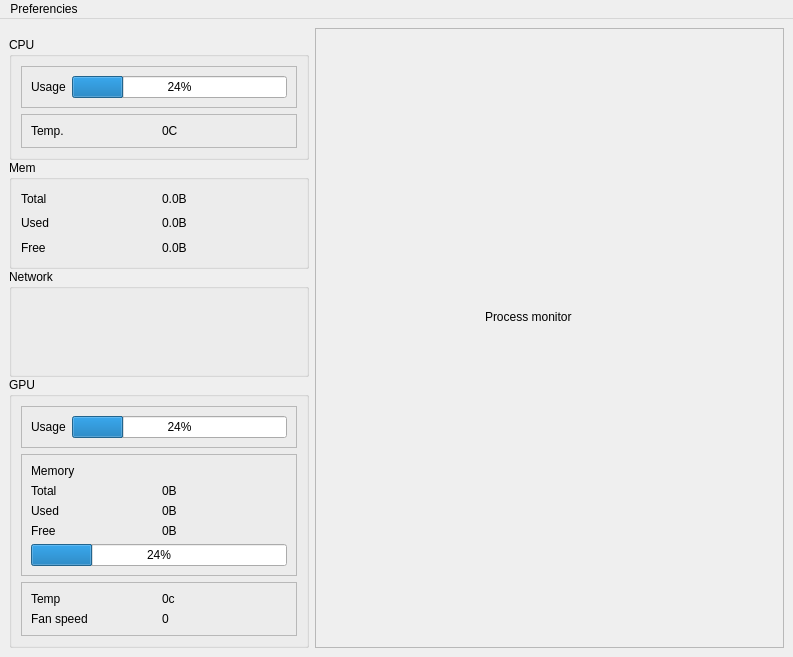
<?xml version="1.0" encoding="UTF-8"?>
<ui version="4.0">
 <class>MainWindow</class>
 <widget class="QMainWindow" name="MainWindow">
  <property name="geometry">
   <rect>
    <x>0</x>
    <y>0</y>
    <width>793</width>
    <height>657</height>
   </rect>
  </property>
  <property name="windowTitle">
   <string>Free monitor</string>
  </property>
  <property name="windowIcon">
   <iconset resource="resources.qrc">
    <normaloff>:/ui/MaterialSymbolsMonitorHeart.svg</normaloff>:/ui/MaterialSymbolsMonitorHeart.svg</iconset>
  </property>
  <widget class="QWidget" name="centralwidget">
   <layout class="QHBoxLayout" name="horizontalLayout">
    <item>
     <widget class="QFrame" name="frame">
      <property name="maximumSize">
       <size>
        <width>300</width>
        <height>16777215</height>
       </size>
      </property>
      <property name="frameShape">
       <enum>QFrame::NoFrame</enum>
      </property>
      <property name="frameShadow">
       <enum>QFrame::Raised</enum>
      </property>
      <layout class="QVBoxLayout" name="verticalLayout">
       <property name="spacing">
        <number>0</number>
       </property>
       <property name="leftMargin">
        <number>0</number>
       </property>
       <property name="rightMargin">
        <number>0</number>
       </property>
       <property name="bottomMargin">
        <number>0</number>
       </property>
       <item>
        <widget class="QFrame" name="frame_7">
         <property name="frameShape">
          <enum>QFrame::NoFrame</enum>
         </property>
         <property name="frameShadow">
          <enum>QFrame::Raised</enum>
         </property>
         <layout class="QVBoxLayout" name="verticalLayout_2">
          <property name="spacing">
           <number>0</number>
          </property>
          <property name="leftMargin">
           <number>0</number>
          </property>
          <property name="topMargin">
           <number>0</number>
          </property>
          <property name="rightMargin">
           <number>0</number>
          </property>
          <property name="bottomMargin">
           <number>0</number>
          </property>
          <item>
           <widget class="QGroupBox" name="groupBox">
            <property name="title">
             <string>CPU</string>
            </property>
            <layout class="QVBoxLayout" name="verticalLayout_3">
             <item>
              <widget class="QFrame" name="frame_3">
               <property name="frameShape">
                <enum>QFrame::StyledPanel</enum>
               </property>
               <property name="frameShadow">
                <enum>QFrame::Raised</enum>
               </property>
               <layout class="QHBoxLayout" name="horizontalLayout_2">
                <item>
                 <widget class="QLabel" name="label">
                  <property name="text">
                   <string>Usage</string>
                  </property>
                 </widget>
                </item>
                <item>
                 <widget class="QProgressBar" name="pb_cpu_freq">
                  <property name="value">
                   <number>24</number>
                  </property>
                 </widget>
                </item>
               </layout>
              </widget>
             </item>
             <item>
              <widget class="QFrame" name="frame_4">
               <property name="frameShape">
                <enum>QFrame::StyledPanel</enum>
               </property>
               <property name="frameShadow">
                <enum>QFrame::Raised</enum>
               </property>
               <layout class="QHBoxLayout" name="horizontalLayout_3">
                <item>
                 <widget class="QLabel" name="label_2">
                  <property name="text">
                   <string>Temp.</string>
                  </property>
                 </widget>
                </item>
                <item>
                 <widget class="QLabel" name="lbl_cpu_temp">
                  <property name="text">
                   <string>0C</string>
                  </property>
                 </widget>
                </item>
               </layout>
              </widget>
             </item>
            </layout>
           </widget>
          </item>
          <item>
           <widget class="QGroupBox" name="groupBox_2">
            <property name="title">
             <string>Mem</string>
            </property>
            <layout class="QGridLayout" name="gridLayout">
             <item row="0" column="0">
              <widget class="QLabel" name="label_3">
               <property name="text">
                <string>Total</string>
               </property>
              </widget>
             </item>
             <item row="0" column="1">
              <widget class="QLabel" name="lbl_mem_total">
               <property name="text">
                <string>0.0B</string>
               </property>
              </widget>
             </item>
             <item row="1" column="1">
              <widget class="QLabel" name="lbl_mem_used">
               <property name="text">
                <string>0.0B</string>
               </property>
              </widget>
             </item>
             <item row="1" column="0">
              <widget class="QLabel" name="label_5">
               <property name="text">
                <string>Used</string>
               </property>
              </widget>
             </item>
             <item row="2" column="0">
              <widget class="QLabel" name="label_7">
               <property name="text">
                <string>Free</string>
               </property>
              </widget>
             </item>
             <item row="2" column="1">
              <widget class="QLabel" name="lbl_mem_free">
               <property name="text">
                <string>0.0B</string>
               </property>
              </widget>
             </item>
            </layout>
           </widget>
          </item>
          <item>
           <widget class="QGroupBox" name="groupBox_5">
            <property name="title">
             <string>Network</string>
            </property>
           </widget>
          </item>
          <item>
           <widget class="QGroupBox" name="groupBox_4">
            <property name="title">
             <string>GPU</string>
            </property>
            <layout class="QVBoxLayout" name="verticalLayout_4">
             <item>
              <widget class="QFrame" name="frame_5">
               <property name="frameShape">
                <enum>QFrame::StyledPanel</enum>
               </property>
               <property name="frameShadow">
                <enum>QFrame::Raised</enum>
               </property>
               <layout class="QHBoxLayout" name="horizontalLayout_4">
                <item>
                 <widget class="QLabel" name="label_9">
                  <property name="text">
                   <string>Usage</string>
                  </property>
                 </widget>
                </item>
                <item>
                 <widget class="QProgressBar" name="pb_gpu_freq">
                  <property name="value">
                   <number>24</number>
                  </property>
                 </widget>
                </item>
               </layout>
              </widget>
             </item>
             <item>
              <widget class="QFrame" name="frame_6">
               <property name="frameShape">
                <enum>QFrame::StyledPanel</enum>
               </property>
               <property name="frameShadow">
                <enum>QFrame::Raised</enum>
               </property>
               <layout class="QGridLayout" name="gridLayout_2">
                <item row="2" column="1">
                 <widget class="QLabel" name="lbl_gpu_men_used">
                  <property name="text">
                   <string>0B</string>
                  </property>
                 </widget>
                </item>
                <item row="1" column="0">
                 <widget class="QLabel" name="label_11">
                  <property name="text">
                   <string>Total</string>
                  </property>
                 </widget>
                </item>
                <item row="1" column="1">
                 <widget class="QLabel" name="lbl_gpu_men_total">
                  <property name="text">
                   <string>0B</string>
                  </property>
                 </widget>
                </item>
                <item row="3" column="1">
                 <widget class="QLabel" name="lbl_gpu_mem_free">
                  <property name="text">
                   <string>0B</string>
                  </property>
                 </widget>
                </item>
                <item row="3" column="0">
                 <widget class="QLabel" name="label_4">
                  <property name="text">
                   <string>Free</string>
                  </property>
                 </widget>
                </item>
                <item row="2" column="0">
                 <widget class="QLabel" name="label_13">
                  <property name="text">
                   <string>Used</string>
                  </property>
                 </widget>
                </item>
                <item row="0" column="0">
                 <widget class="QLabel" name="label_10">
                  <property name="text">
                   <string>Memory</string>
                  </property>
                 </widget>
                </item>
                <item row="4" column="0" colspan="2">
                 <widget class="QProgressBar" name="pb_gpu_mem_percent">
                  <property name="value">
                   <number>24</number>
                  </property>
                 </widget>
                </item>
               </layout>
              </widget>
             </item>
             <item>
              <widget class="QFrame" name="frame_8">
               <property name="frameShape">
                <enum>QFrame::StyledPanel</enum>
               </property>
               <property name="frameShadow">
                <enum>QFrame::Raised</enum>
               </property>
               <layout class="QGridLayout" name="gridLayout_3">
                <item row="0" column="0">
                 <widget class="QLabel" name="label_16">
                  <property name="text">
                   <string>Temp</string>
                  </property>
                 </widget>
                </item>
                <item row="0" column="1">
                 <widget class="QLabel" name="lbl_gpu_temp">
                  <property name="text">
                   <string>0c</string>
                  </property>
                 </widget>
                </item>
                <item row="1" column="0">
                 <widget class="QLabel" name="label_6">
                  <property name="text">
                   <string>Fan speed</string>
                  </property>
                 </widget>
                </item>
                <item row="1" column="1">
                 <widget class="QLabel" name="lbl_gpu_fan_speed">
                  <property name="text">
                   <string>0</string>
                  </property>
                 </widget>
                </item>
               </layout>
              </widget>
             </item>
            </layout>
           </widget>
          </item>
         </layout>
        </widget>
       </item>
      </layout>
     </widget>
    </item>
    <item>
     <widget class="QFrame" name="frame_2">
      <property name="frameShape">
       <enum>QFrame::StyledPanel</enum>
      </property>
      <property name="frameShadow">
       <enum>QFrame::Raised</enum>
      </property>
      <layout class="QHBoxLayout" name="horizontalLayout_6">
       <item>
        <widget class="QStackedWidget" name="stackedWidget">
         <property name="currentIndex">
          <number>0</number>
         </property>
         <widget class="QWidget" name="page">
          <widget class="QLabel" name="label_12">
           <property name="geometry">
            <rect>
             <x>160</x>
             <y>270</y>
             <width>131</width>
             <height>17</height>
            </rect>
           </property>
           <property name="text">
            <string>Process monitor</string>
           </property>
          </widget>
         </widget>
         <widget class="QWidget" name="page_2">
          <widget class="QLabel" name="label_14">
           <property name="geometry">
            <rect>
             <x>150</x>
             <y>250</y>
             <width>141</width>
             <height>17</height>
            </rect>
           </property>
           <property name="text">
            <string>core CPU detail</string>
           </property>
          </widget>
         </widget>
        </widget>
       </item>
      </layout>
     </widget>
    </item>
   </layout>
  </widget>
  <widget class="QMenuBar" name="menuBar">
   <property name="geometry">
    <rect>
     <x>0</x>
     <y>0</y>
     <width>793</width>
     <height>22</height>
    </rect>
   </property>
   <widget class="QMenu" name="menuPreferencies">
    <property name="title">
     <string>Preferencies</string>
    </property>
    <widget class="QMenu" name="menuCPU">
     <property name="title">
      <string>CPU</string>
     </property>
     <addaction name="actionShow_Cores"/>
    </widget>
    <addaction name="menuCPU"/>
   </widget>
   <addaction name="menuPreferencies"/>
  </widget>
  <action name="actionShow_Cores">
   <property name="text">
    <string>Show Cores</string>
   </property>
  </action>
 </widget>
 <resources>
  <include location="resources.qrc"/>
 </resources>
 <connections/>
</ui>
